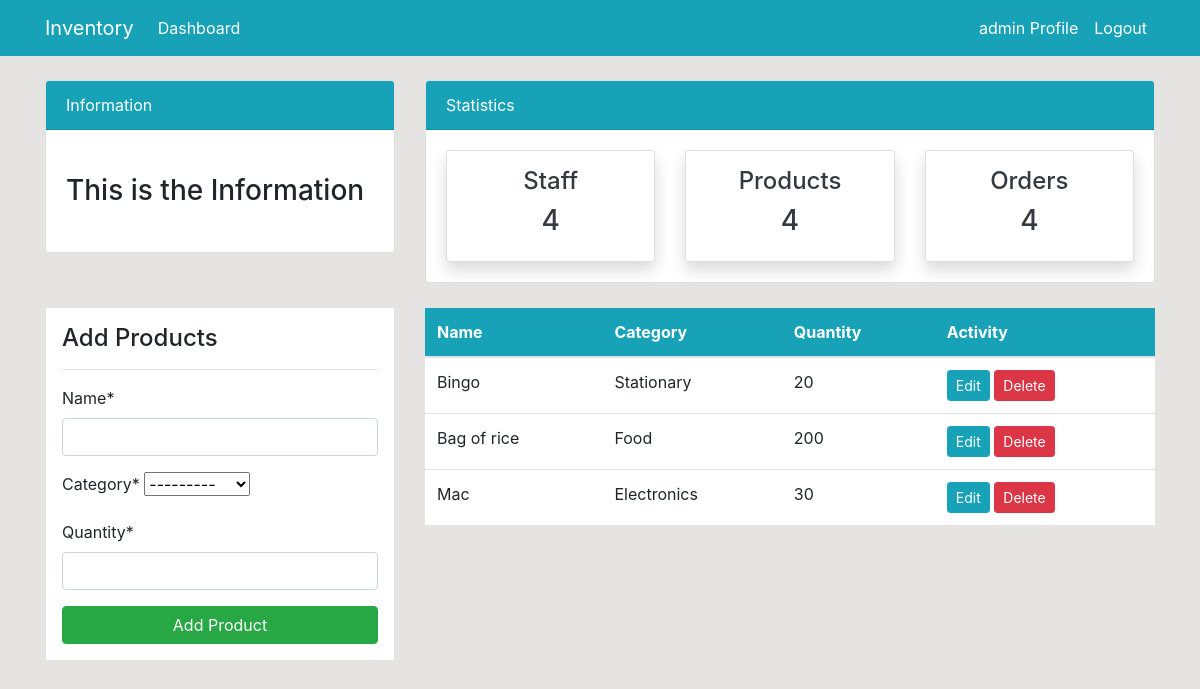
Page /product/ (signed in) on the earlier database version.
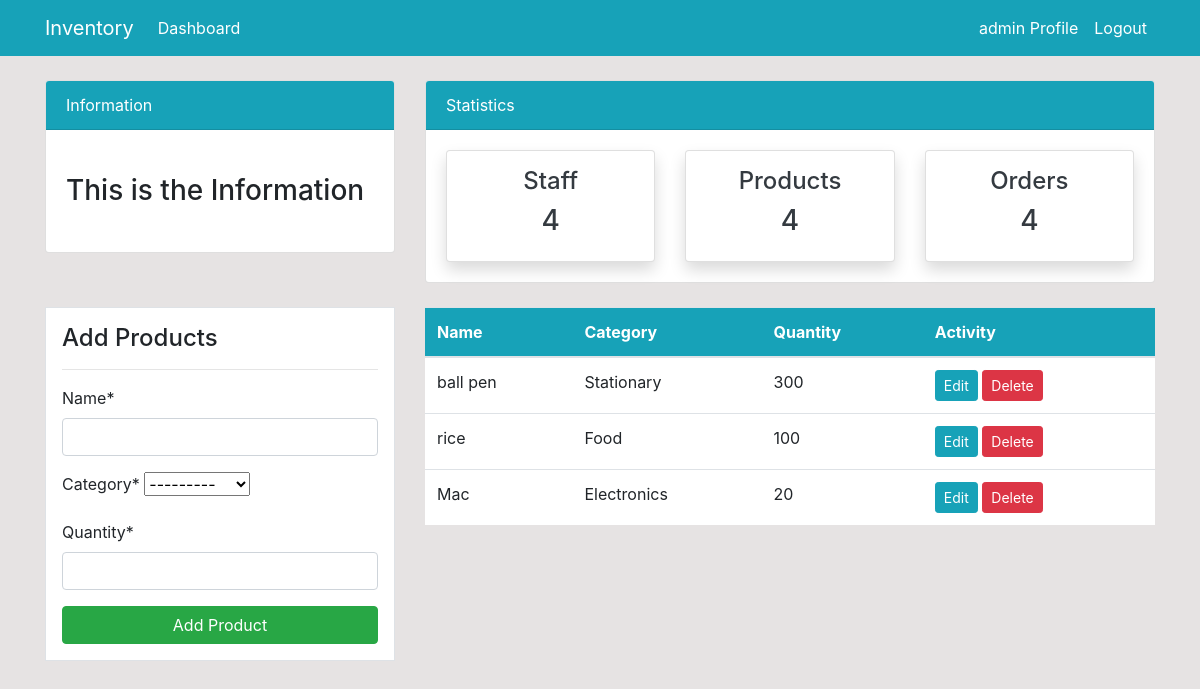
Same page on the later database version.
### inventory/models.py (models this page shows, shortened)
class Product(models.Model):
    name = models.CharField(max_length=100, null=True)
    category = models.CharField(max_length=20, choices= CATEGORY,null=True)
    quantity = models.PositiveIntegerField(null=True)
    class Meta:
        verbose_name_plural = 'Product'

### inventory/views.py (the view)
# urls.py: path('product/',views.product, name='inventory-product'),
@login_required
def product(request):
    items = Product.objects.all()
    if request.method == 'POST':
        form = ProductForm(request.POST)
        if form.is_valid():
            form.save()
            return redirect('inventory-product')
    else:
        form = ProductForm()
    context = {
        'items' : items,
        'form' : form,
    }
    return render(request,'inventory/product.html',context)

### inventory/forms.py
class ProductForm(forms.ModelForm):
    class Meta:
        model= Product
        fields = ['name','category','quantity']

### templates/inventory/product.html (shortened to what this page needs)
{% extends "partials/base.html" %}
{% load crispy_forms_tags %}
{% block content %}
{% include 'partials/topnav.html' %}
<div class="container">
    <div class="row my-4">
        <div class="col-md-4">
            <div class="border bg-white p-3">
                <h4>Add Products</h4>
                <hr>
                <form method = 'POST'>
                    {{form|crispy}}
                    <input class="btn btn-success btn-block" type="submit" value="Add Product">
                </form>
            </div>
        </div>
        <div class="col-md-8">
            <table class="table bg-white">
                <thead class="bg-info">
                    <tr class="text-white">
                        <th scope="col">Name</th>
                        <th scope="col">Category</th>
                        <th scope="col">Quantity</th>
                        <th scope="col">Activity</th>
                    </tr>
                </thead>
                <tbody>
                    {% for item in items %}
                    <tr>
                        <td>{{item.name}}</td>
                        <td>{{item.category}}</td>
                        <td>{{item.quantity}}</td>
                        <td>
                            <a class="btn btn-info btn-sm" href="{% url "inventory-product-update" item.id %}">Edit</a>
                            <a class="btn btn-danger btn-sm" href="{% url "inventory-product-delete" item.id %}">Delete</a>
                        </td>
                    </tr>
                    {% endfor %}
                </tbody>
            </table>
        </div>
    </div>
</div>
{% endblock content %}

Differences in the rows shown:
changed Product "Stationary": name "Bingo" → "ball pen"; quantity "20" → "300"
changed Product "Food": name "Bag of rice" → "rice"; quantity "200" → "100"
changed Product "Mac": quantity "30" → "20"
